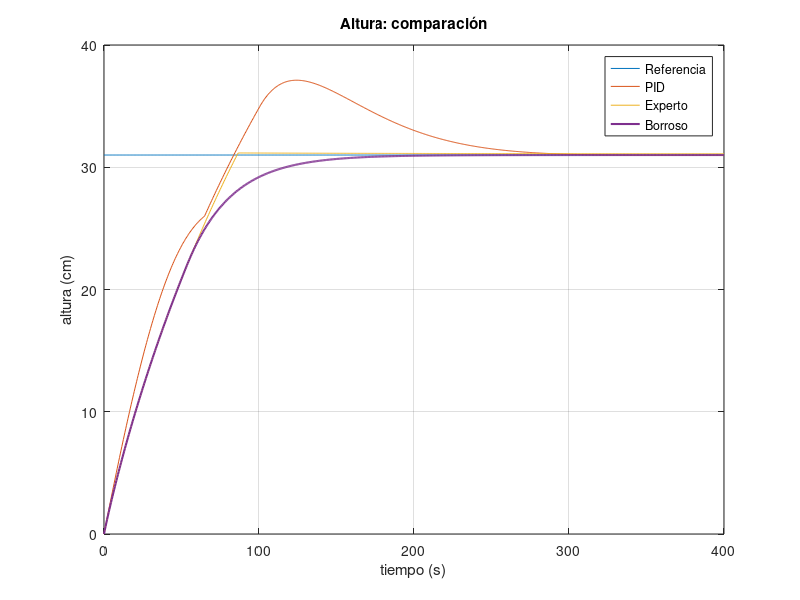
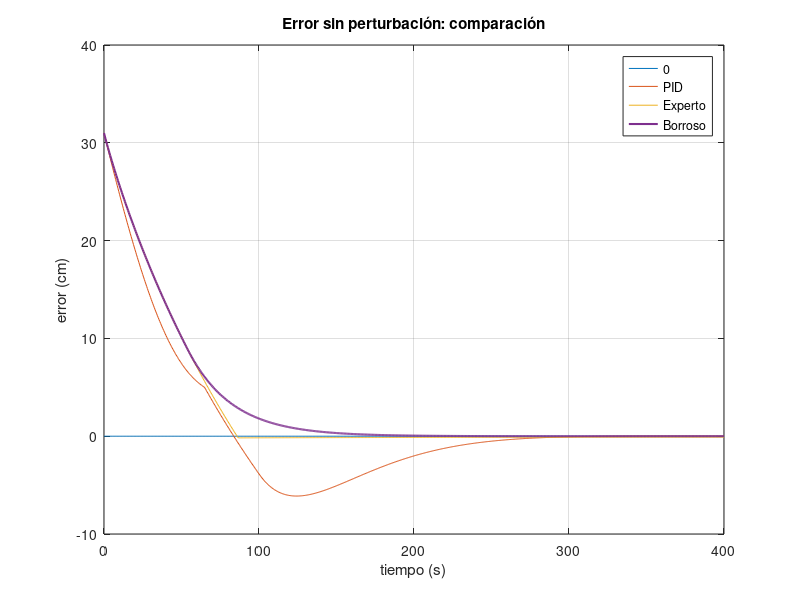
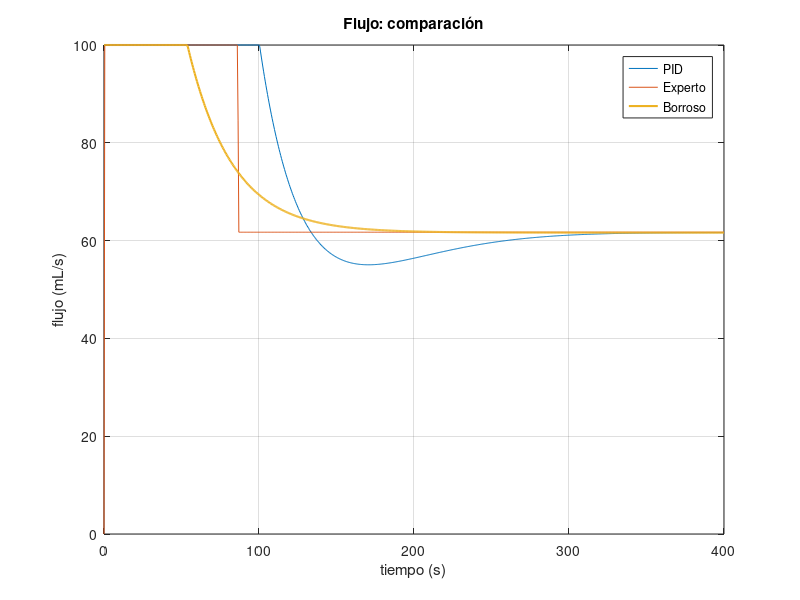

The MATLAB script that drew these images, in order:

clear all;

% Alturas
altura_pid = load("altura_pid.mat", "altura");
altura_pid = altura_pid.("altura");

altura_expert = load("altura_expert.mat", "altura");
altura_expert = altura_expert.("altura");

altura_fuzzy = load("altura_fuzzy.mat", "altura");
altura_fuzzy = altura_fuzzy.("altura");

figure(1)
plot(altura_pid(1,:), altura_pid(3,:)*100, altura_pid(1,:), altura_pid(2,:)*100, altura_expert(1,:), altura_expert(3,:)*100, ...
    altura_fuzzy(1,:), altura_fuzzy(3,:)*100, 'linewidth', 1.5);
grid on;
xlabel('tiempo (s)');
ylabel('altura (cm)');
legend('Referencia', 'PID', 'Experto', 'Borroso');
title('Altura: comparación');

% Errores
error_pid = load("error_pid.mat", "error");
error_pid = error_pid.("error");

error_expert = load("error_expert.mat", "error");
error_expert = error_expert.("error");

error_fuzzy = load("error_fuzzy.mat", "error");
error_fuzzy = error_fuzzy.("error");

figure(2)
plot(error_pid(1,:), zeros(size(error_pid(1,:))), error_pid(1,:), error_pid(2,:)*100, error_expert(1,:), error_expert(2,:)*100, ...
    error_fuzzy(1,:), error_fuzzy(2,:)*100, 'linewidth', 1.5);
grid on;
xlabel('tiempo (s)');
ylabel('error (cm)');
legend('0', 'PID', 'Experto', 'Borroso');
title('Error sin perturbación: comparación');

% Flujos
flujo_pid = load("flujo_pid.mat", "flujo");
flujo_pid = flujo_pid.("flujo");

flujo_expert = load("flujo_expert.mat", "flujo");
flujo_expert = flujo_expert.("flujo");

flujo_fuzzy = load("flujo_fuzzy.mat", "flujo");
flujo_fuzzy = flujo_fuzzy.("flujo");

figure(3)
plot(flujo_pid(1,:), flujo_pid(2,:)*1000, flujo_expert(1,:), flujo_expert(2,:)*1000, ...
    flujo_fuzzy(1,:), flujo_fuzzy(2,:)*1000, 'linewidth', 1.5);
grid on;
xlabel('tiempo (s)');
ylabel('flujo (mL/s)');
legend('PID', 'Experto', 'Borroso');
title('Flujo: comparación');
